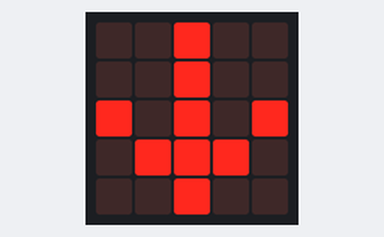
A program run on a simulated BBC micro:bit (MakeCode). Parts: the board's 5×5 LED display. At 4.4 s the program stops and its outputs stay as they are.

Above: at 0.1 s.
At 1.9 s:
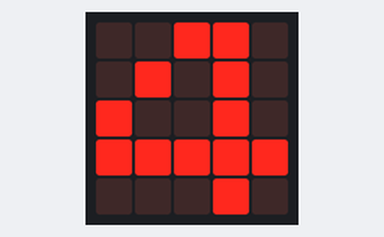
At 2.6 s:
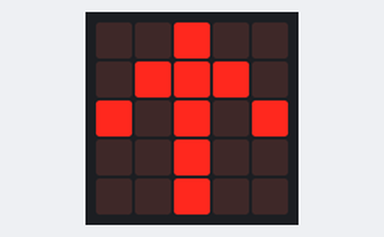

Measured:
- what the display in image 1 shows lasts 0.8 s, from 1.8 s to 2.6 s

The program:

main.ts
```typescript
for (let index = 1; index < 8; index++) {
    if (index <= 3) {
        basic.showArrow(ArrowNames.South)
    } else if (index > 4) {
        basic.showArrow(ArrowNames.North)
    }

    if (index == 4) {
        basic.showNumber(index)
    }

}
```

test.ts
```typescript
// tests gaan hier; deze zal niet worden gecompileerd wanneer dit pakket wordt gebruikt als extensie.
```
